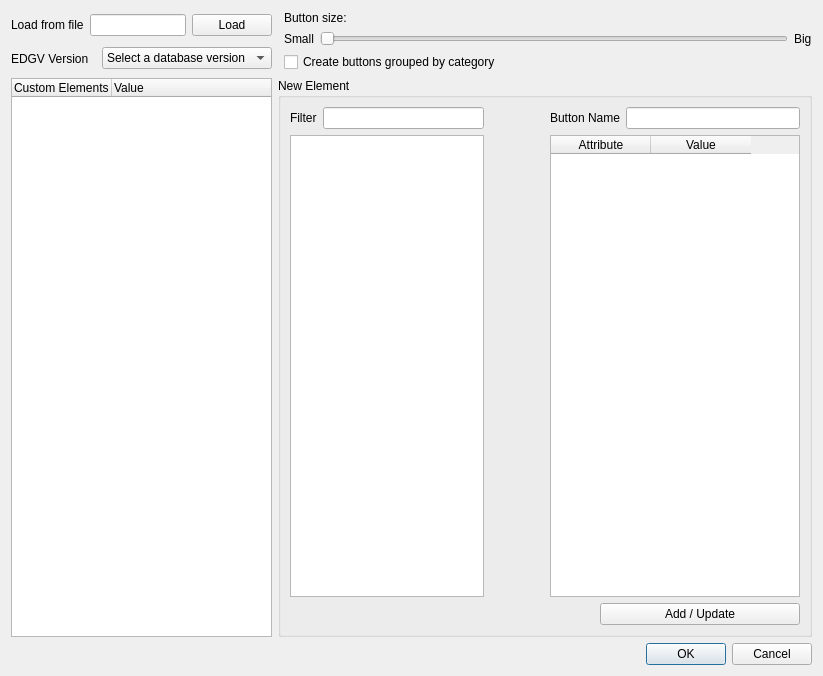
<?xml version="1.0" encoding="UTF-8"?>
<ui version="4.0">
 <class>FieldSetup</class>
 <widget class="QDialog" name="FieldSetup">
  <property name="geometry">
   <rect>
    <x>0</x>
    <y>0</y>
    <width>823</width>
    <height>676</height>
   </rect>
  </property>
  <property name="windowTitle">
   <string>Dialog</string>
  </property>
  <layout class="QGridLayout" name="gridLayout_2">
   <item row="0" column="0">
    <layout class="QHBoxLayout" name="horizontalLayout_5">
     <item>
      <widget class="QLabel" name="label_2">
       <property name="text">
        <string>Load from file</string>
       </property>
      </widget>
     </item>
     <item>
      <widget class="QLineEdit" name="loadedFileEdit"/>
     </item>
     <item>
      <widget class="QPushButton" name="loadButton">
       <property name="text">
        <string>Load</string>
       </property>
      </widget>
     </item>
    </layout>
   </item>
   <item row="0" column="2" rowspan="2">
    <layout class="QVBoxLayout" name="verticalLayout_3">
     <item>
      <widget class="QLabel" name="label_5">
       <property name="text">
        <string>Button size:</string>
       </property>
      </widget>
     </item>
     <item>
      <layout class="QHBoxLayout" name="horizontalLayout_4">
       <item>
        <widget class="QLabel" name="label_6">
         <property name="text">
          <string>Small</string>
         </property>
        </widget>
       </item>
       <item>
        <widget class="QSlider" name="slider">
         <property name="maximum">
          <number>2</number>
         </property>
         <property name="orientation">
          <enum>Qt::Horizontal</enum>
         </property>
        </widget>
       </item>
       <item>
        <widget class="QLabel" name="label_7">
         <property name="text">
          <string>Big</string>
         </property>
        </widget>
       </item>
      </layout>
     </item>
     <item>
      <widget class="QCheckBox" name="checkBox">
       <property name="text">
        <string>Create buttons grouped by category</string>
       </property>
      </widget>
     </item>
    </layout>
   </item>
   <item row="1" column="0">
    <layout class="QHBoxLayout" name="horizontalLayout_6">
     <item>
      <widget class="QLabel" name="label_3">
       <property name="text">
        <string>EDGV Version</string>
       </property>
      </widget>
     </item>
     <item>
      <widget class="QComboBox" name="versionCombo">
       <item>
        <property name="text">
         <string>Select a database version</string>
        </property>
       </item>
       <item>
        <property name="text">
         <string>2.1.3</string>
        </property>
       </item>
       <item>
        <property name="text">
         <string>FTer_2a_Ed</string>
        </property>
       </item>
      </widget>
     </item>
    </layout>
   </item>
   <item row="2" column="0">
    <widget class="QTreeWidget" name="treeWidget">
     <property name="columnCount">
      <number>2</number>
     </property>
     <attribute name="headerVisible">
      <bool>true</bool>
     </attribute>
     <column>
      <property name="text">
       <string>Custom Elements</string>
      </property>
     </column>
     <column>
      <property name="text">
       <string>Value</string>
      </property>
     </column>
    </widget>
   </item>
   <item row="2" column="1" colspan="2">
    <widget class="QGroupBox" name="groupBox">
     <property name="layoutDirection">
      <enum>Qt::LeftToRight</enum>
     </property>
     <property name="title">
      <string>New Element</string>
     </property>
     <layout class="QGridLayout" name="gridLayout">
      <item row="0" column="0">
       <layout class="QHBoxLayout" name="horizontalLayout_3">
        <item>
         <layout class="QVBoxLayout" name="verticalLayout">
          <item>
           <layout class="QHBoxLayout" name="horizontalLayout">
            <item>
             <widget class="QLabel" name="label_4">
              <property name="text">
               <string>Filter</string>
              </property>
             </widget>
            </item>
            <item>
             <widget class="QLineEdit" name="filterEdit"/>
            </item>
           </layout>
          </item>
          <item>
           <widget class="QListWidget" name="classListWidget">
            <property name="maximumSize">
             <size>
              <width>200</width>
              <height>16777215</height>
             </size>
            </property>
           </widget>
          </item>
         </layout>
        </item>
        <item>
         <spacer name="horizontalSpacer">
          <property name="orientation">
           <enum>Qt::Horizontal</enum>
          </property>
          <property name="sizeType">
           <enum>QSizePolicy::Fixed</enum>
          </property>
          <property name="sizeHint" stdset="0">
           <size>
            <width>60</width>
            <height>20</height>
           </size>
          </property>
         </spacer>
        </item>
        <item>
         <layout class="QVBoxLayout" name="verticalLayout_2">
          <item>
           <layout class="QHBoxLayout" name="horizontalLayout_2">
            <item>
             <widget class="QLabel" name="label">
              <property name="text">
               <string>Button Name</string>
              </property>
             </widget>
            </item>
            <item>
             <widget class="QLineEdit" name="buttonNameLineEdit"/>
            </item>
           </layout>
          </item>
          <item>
           <widget class="QTableWidget" name="attributeTableWidget">
            <column>
             <property name="text">
              <string>Attribute</string>
             </property>
            </column>
            <column>
             <property name="text">
              <string>Value</string>
             </property>
            </column>
           </widget>
          </item>
         </layout>
        </item>
       </layout>
      </item>
      <item row="1" column="0">
       <widget class="QPushButton" name="addUpdatePushButton">
        <property name="maximumSize">
         <size>
          <width>200</width>
          <height>16777215</height>
         </size>
        </property>
        <property name="layoutDirection">
         <enum>Qt::RightToLeft</enum>
        </property>
        <property name="text">
         <string>Add / Update</string>
        </property>
       </widget>
      </item>
     </layout>
    </widget>
   </item>
   <item row="3" column="2">
    <widget class="QDialogButtonBox" name="buttonBox">
     <property name="orientation">
      <enum>Qt::Horizontal</enum>
     </property>
     <property name="standardButtons">
      <set>QDialogButtonBox::Cancel|QDialogButtonBox::Ok</set>
     </property>
    </widget>
   </item>
  </layout>
 </widget>
 <resources/>
 <connections>
  <connection>
   <sender>buttonBox</sender>
   <signal>accepted()</signal>
   <receiver>FieldSetup</receiver>
   <slot>accept()</slot>
   <hints>
    <hint type="sourcelabel">
     <x>248</x>
     <y>254</y>
    </hint>
    <hint type="destinationlabel">
     <x>157</x>
     <y>274</y>
    </hint>
   </hints>
  </connection>
  <connection>
   <sender>buttonBox</sender>
   <signal>rejected()</signal>
   <receiver>FieldSetup</receiver>
   <slot>reject()</slot>
   <hints>
    <hint type="sourcelabel">
     <x>316</x>
     <y>260</y>
    </hint>
    <hint type="destinationlabel">
     <x>286</x>
     <y>274</y>
    </hint>
   </hints>
  </connection>
 </connections>
</ui>
